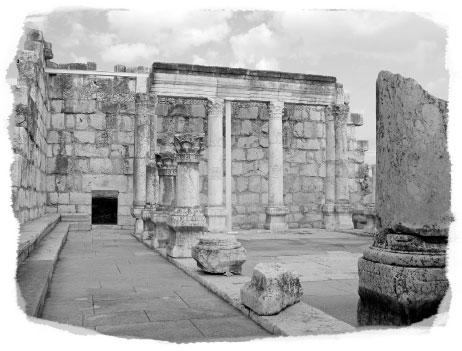
%> input picture LAB5/grayscale.jpg, 462 x 351 px
$ octave LAB5.m   (GNU Octave 9; MATLAB toolbox functions it lacks are replaced by stand-ins)
%> lines starting %> are read from the running program, lines starting %| are printed output that depends on the picture
%Histogram stretching and Equalization

i=imread('grayscale.jpg');
%> i is the input picture: size 351x462 uint8; min 0, max 255, mean 169.7
%Original
figure,
subplot(2,3,1);
imshow(i);
subplot(2,3,4);
imhist(i);
ylim([0 3000])

%Histogram stretching
hs=imadjust(i);
subplot(2,3,2);
imshow(hs);
subplot(2,3,5);
imhist(hs);
ylim([0 3000])

%Histogram equalization
heq=histeq(i);
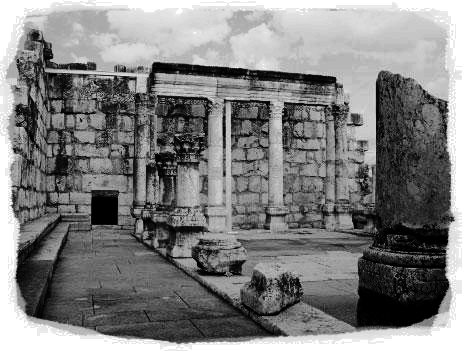
%> heq: size 351x462 uint8; min 0, max 255, mean 127.1
subplot(2,3,3);
imshow(heq);
subplot(2,3,6);
imhist(heq);
ylim([0 3000])
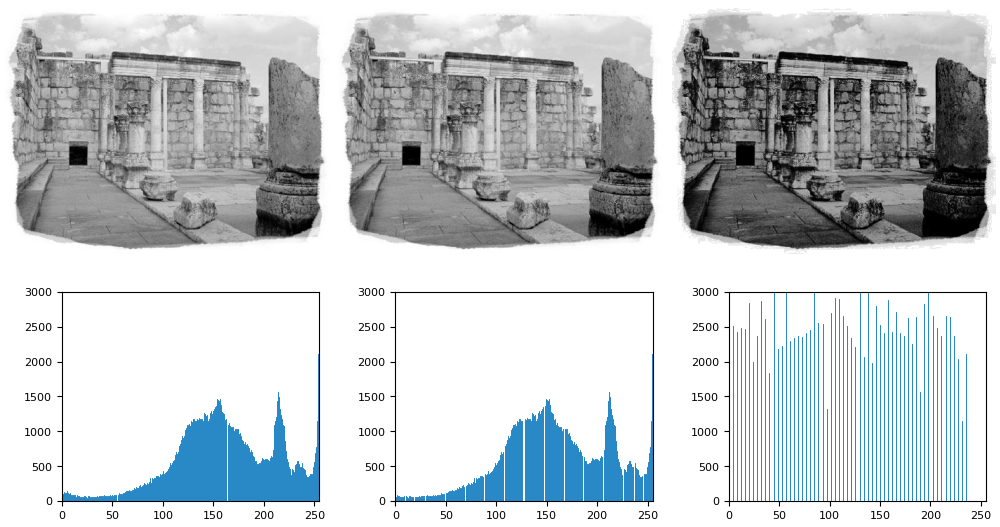
%> figure redrawn from the program's plot data, 6 panels
